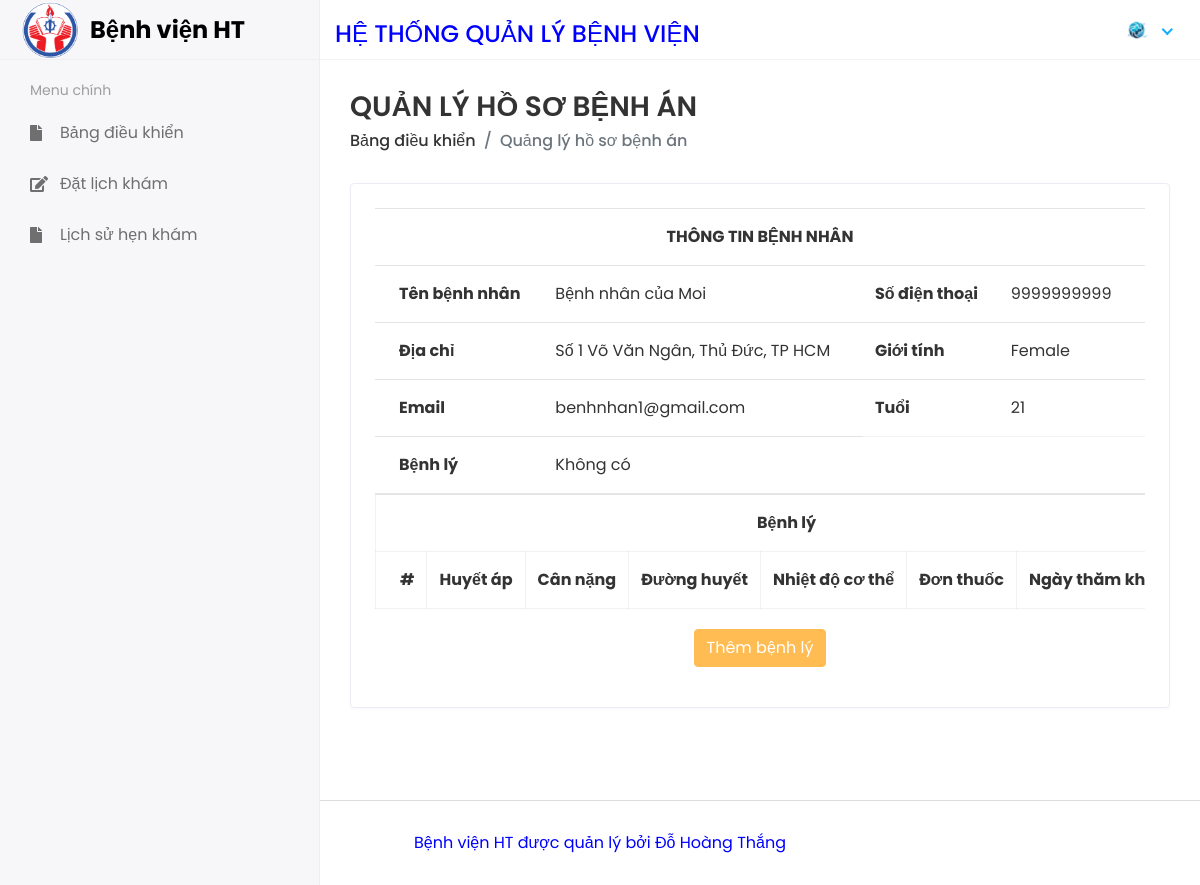
Screenshot of /Doctor/ViewCheckPatient/1 (signed in) with the database file from the repository.
### hospital/models.py (models this page shows)
class CustomUser(AbstractUser):
    USER ={
        (1,'admin'),
        (2,'doc'),
    }
    user_type = models.CharField(choices=USER,max_length=50,default=1)
    profile_pic = models.ImageField(upload_to='media/profile_pic')

class AddPatient(models.Model):
    doctor_id = models.ForeignKey(DoctorReg, on_delete=models.CASCADE)
    name = models.CharField(max_length=250)
    mobilenumber = models.CharField(max_length=11, unique=True)
    email = models.EmailField(max_length=200)
    gender = models.CharField(max_length=100)
    address = models.TextField()
    age = models.IntegerField()
    medicalhistory = models.TextField()
    regdate_at = models.DateTimeField(auto_now_add=True)
    updated_at = models.DateTimeField(auto_now=True)

### hospital_management/docviews.py (the view)
# urls.py: path('Doctor/ViewCheckPatient/<str:id>', docviews.ViewCheckPatient, name='viewcheckpatient'),
@login_required(login_url='/')
def ViewCheckPatient(request,id):
    patient_data = AddPatient.objects.get(id =id)
    medrec_data = MedicalHistory.objects.filter(pat_id =id)
    context = {
        "pd":patient_data,
        "mrd":medrec_data,
    }
    return render(request,'doc/update_patientmdrec.html',context)

### templates/doc/update_patientmdrec.html (shortened to what this page needs)
{% extends 'base.html' %}
{% block content %}
<div class="content container-fluid">
    <div class="page-header">
    <div class="row align-items-center">
    <div class="col">
    <h3 class="page-title">QUẢN LÝ HỒ SƠ BỆNH ÁN</h3>
    <ul class="breadcrumb">
    <li class="breadcrumb-item"><a href="{% url 'doctor_home' %}">Bảng điều khiển</a></li>
    <li class="breadcrumb-item active">Quảng lý hồ sơ bệnh án</li>
    </ul>
    </div>
    </div>
    </div>
    <div class="row">
    <div class="col-sm-12">
    <div class="card card-table">
    <div class="card-body">
    <div class="table-responsive">
    <table class="table table-hover table-center mb-0 datatable">
        <tr align="center">
            <th colspan="8">THÔNG TIN BỆNH NHÂN</th>
           </tr>
        <tr>
            <th>Tên bệnh nhân</th>
            <td>{{pd.name}}</td>
            <th>Số điện thoại</th>
            <td>{{pd.mobilenumber}}</td>
          </tr>
          <tr>
            <th>Địa chỉ</th>
            <td>{{pd.address}}</td>
            <th>Giới tính</th>
            <td>{{pd.gender}}</td>
          </tr>
          <tr>
            <th>Email</th>
            <td>{{pd.email}}</td>
            <th>Tuổi</th>
            <td>{{pd.age}}</td>
          </tr>
          <tr>
            <th>Bệnh lý</th>
            <td>{{pd.medicalhistory}}</td>
          </tr>
    </table>
    <table id="datatable" class="table table-bordered dt-responsive nowrap" style="border-collapse: collapse; border-spacing: 0; width: 100%;">
        <tr align="center">
         <th colspan="8" >Bệnh lý</th>
        </tr>
        <tr>
          <th>#</th>
      <th>Huyết áp</th>
      <th>Cân nặng</th>
      <th>Đường huyết</th>
      <th>Nhiệt độ cơ thể</th>
      <th>Đơn thuốc</th>
      <th>Ngày thăm khám</th>
      </tr>
      </table>
              </div>
              <p align="center"  style="padding-top: 20px">
                <button class="btn btn-primary waves-effect waves-light w-lg" data-toggle="modal" data-target="#myModal">Thêm bệnh lý</button></p>
                        </div>
    </div>
    </div>
    </div>
    </div>
    </div>
    </div>
{% endblock %}

### templates/includes/header.html (shortened to what this page needs)
{% load static %} {% if user.user_type == '1' %}
<div class="header">
  <div class="header-left" style="padding-top: 20px; padding-bottom: 19px">
    <a href="{% url 'admin_home' %}">
      <img src="{% static 'assets/img/spkt.png'%}" width="60" height="60" />
    </a>
    <strong style="color: #000000; margin-left: 10px; font-size: 24px"
      >Bệnh viện HT</strong
    >
  </div>
  <div class="top-nav-search" style="padding-top: 20px; color: blue">
    <h4>HỆ THỐNG QUẢN LÝ BỆNH VIỆN</h4>
  </div>
  <a class="mobile_btn" id="mobile_btn">
    <i class="fas fa-bars"></i>
  </a>
  <ul class="nav user-menu">
    <li class="nav-item dropdown has-arrow">
      <a href="#" class="dropdown-toggle nav-link" data-toggle="dropdown">
        <span class="user-img"
          ><img class="rounded-circle" src="/{{user.profile_pic}}" width="31"
        /></span>
      </a>
      <div class="dropdown-menu">
        <div class="user-header">
          <div class="avatar avatar-sm">
            <img
              src="/{{user.profile_pic}}"
              alt="User Image"
              class="avatar-img rounded-circle"
            />
          </div>
          <div class="user-text">
            <h6>{{user.first_name}} {{user.last_name}}</h6>
            <p class="text-muted mb-0">Quản trị viên</p>
          </div>
        </div>
        <a class="dropdown-item" href="{% url 'profile' %}">Hồ sơ của tôi</a>
        <a class="dropdown-item" href="{% url 'change_password' %}">Cài đặt</a>
        <a class="dropdown-item" href="{% url 'logout' %}">Đăng xuất</a>
      </div>
    </li>
  </ul>
</div>
{% else %}
<div class="header">
  <div class="header-left" style="padding-top: 20px; padding-bottom: 19px">
    <a href="{% url 'doctor_home' %}">
      <img src="{% static 'assets/img/spkt.png'%}" width="60" height="60" />
    </a>
    <strong style="color: #000000; margin-left: 10px; font-size: 24px"
      >Bệnh viện HT</strong
    >
  </div>
  <div class="top-nav-search" style="padding-top: 20px; color: blue">
    <h4>HỆ THỐNG QUẢN LÝ BỆNH VIỆN</h4>
  </div>
  <ul class="nav user-menu">
    <li class="nav-item dropdown has-arrow">
      <a href="#" class="dropdown-toggle nav-link" data-toggle="dropdown">
        <span class="user-img"
          ><img
            class="rounded-circle"
            src="/{{user.profile_pic}}"
            width="31"
            alt="Ryan Taylor"
        /></span>
      </a>
    </li>
  </ul>
</div>
{% endif %}

### static/assets/css/style.css (style rules this page uses)
html { height: 100%; }
body { background-color: #fff; color: #333; font-family: "Poppins", sans-serif; font-size: 1rem; height: 100%; line-height: 1.5; overflow-x: hidden; }
h1, h2, h3, h4, h5, h6 { font-family: "Poppins", sans-serif; margin-top: 0; }
a { color: #009ce7; }
input, button, a { transition: all 0.4s ease; -moz-transition: all 0.4s ease; -o-transition: all 0.4s ease; -ms-transition: all 0.4s ease; -webkit-transition: all 0.4s ease; }
input, input:focus, button, button:focus { outline: none; }
ul, ol { padding: 0px; list-style: none; }
.table { color: #333; max-width: 100%; margin-bottom: 0; width: 100%; }
.table.no-border > tbody > tr > td, .table > tbody > tr > th, .table.no-border > tfoot > tr > td, .table.no-border > tfoot > tr > th, .table.no-border > thead > tr > td, .table.no-border > thead > tr > th { border-top: 0; padding: 10px 8px; }
.table tbody tr { border-bottom: 1px solid rgba(0, 0, 0, 0.05); }
.table.table-center td, .table.table-center th { vertical-align: middle; }
.table-bordered { border: 1px solid rgba(0, 0, 0, 0.05) !important; }
.table-bordered th, .table-bordered td { border-color: rgba(0, 0, 0, 0.05); }
.card-table .card-body .table tr td:first-child, .card-table .card-body .table tr th:first-child { padding-left: 1.5rem; }
.card-table .card-body .table tr td:last-child, .card-table .card-body .table tr th:last-child { padding-right: 1.5rem; }
.card-table .table td, .card-table .table th { border-top: 1px solid #e2e5e8; padding: 1rem 0.75rem; white-space: nowrap; }
.btn-primary { background-color: #ffbc53; border: 1px solid #ffbc53; }
.card { border: 1px solid #ececf5; box-shadow: 0 1px 3px 0 rgba(0, 0, 0, 0.03); margin-bottom: 1.875rem; }
.card-body { padding: 1.5rem; }
.header { background-color: #fff; border-bottom: 1px solid #f3f3f4; left: 0; position: fixed; right: 0; top: 0; z-index: 1001; height: 60px; }
.header .header-left { float: left; height: 60px; padding: 0 20px; position: relative; width: 320px; z-index: 1; transition: all 0.2s ease-in-out; background-color: #f7f7fa; border-bottom: 1px solid #efefef; border-right: 1px solid #ececf5; display: flex; align-items: center; }
.header .dropdown-toggle:after { display: none; }
.header .has-arrow .dropdown-toggle:after { border-top: 0; border-left: 0; border-bottom: 2px solid #18aefa; border-right: 2px solid #18aefa; content: ""; height: 8px; display: inline-block; pointer-events: none; -webkit-transform-origin: 66% 66%; -ms-transform-origin: 66% 66%; transform-origin: 66% 66%; -webkit-transform: rotate(45deg); -ms-transform: rotate(45deg); transform: rotate(45deg); -webkit-transition: all 0.15s ease-in-out; transition: all 0.15s ease-in-out; width: 8px; vertical-align: 0px; }
.user-menu { float: right; margin: 0; position: relative; z-index: 99; padding-right: 15px; }
.user-menu.nav > li > a { color: #a0a0a0; font-size: 14px; line-height: 58px; padding: 0 15px; height: 60px; }
.user-img { margin-right: 3px; position: relative; }
.top-nav-search { float: left; margin-left: 15px; }
.page-wrapper > .content { padding: 1.875rem 1.875rem 0; }
.page-header { margin-bottom: 1.875rem; }
.page-header .breadcrumb { background-color: transparent; color: #6c757d; font-size: 1rem; font-weight: 500; margin-bottom: 0; padding: 0; }
.page-header .breadcrumb a { color: #333; }
.page-title { font-size: 28px; font-weight: 600; color: #333; margin-bottom: 5px; }

### rows the page displays
CustomUser: profile_pic (picture)
AddPatient: name "Bệnh nhân của Moi", mobilenumber "9999999999", address "Số 1 Võ Văn Ngân, Thủ Đức, TP HCM", gender "Female", email "benhnhan1@gmail.com", age "21", medicalhistory "Không có"
